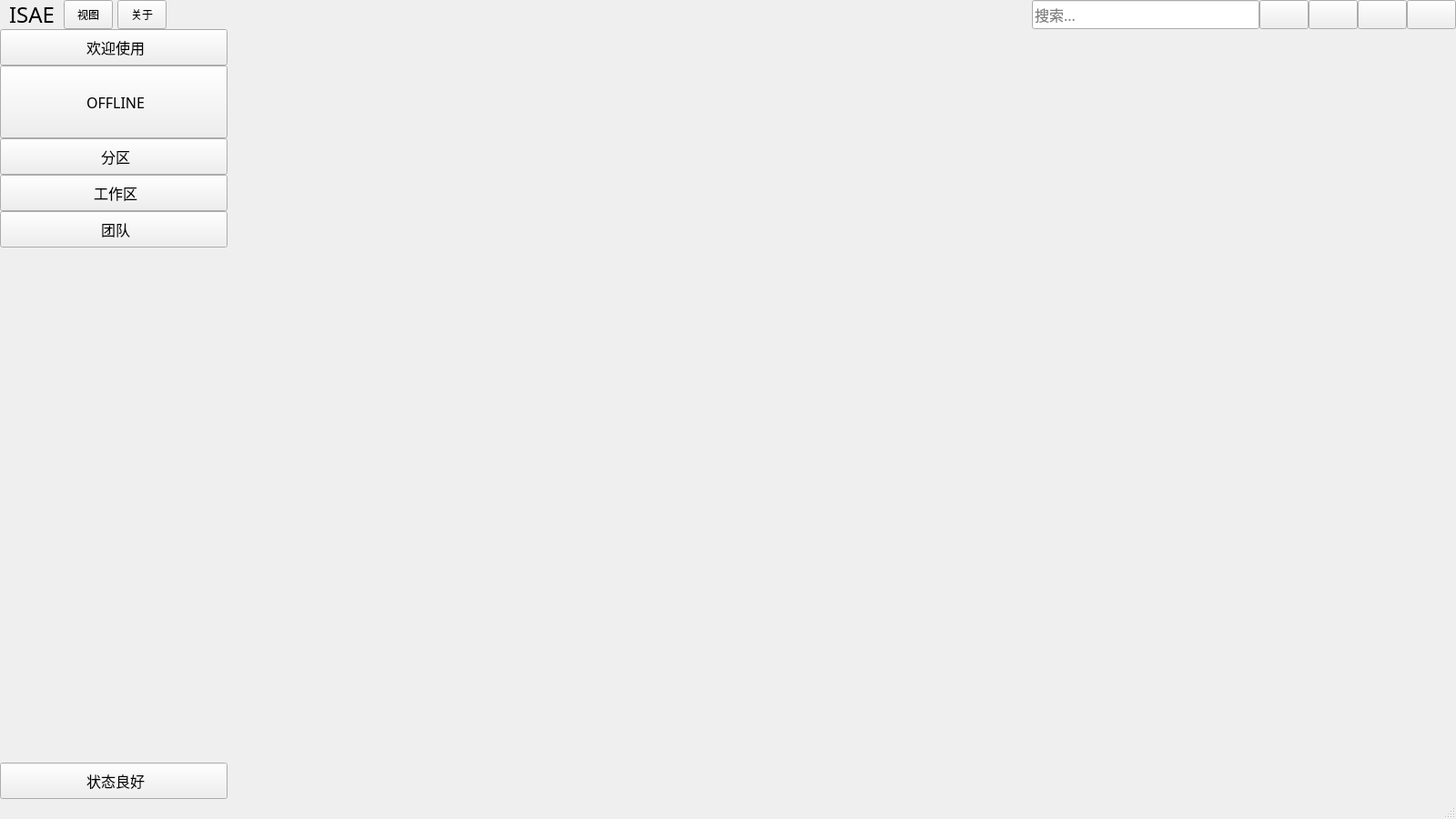
<?xml version="1.0" encoding="UTF-8"?>
<ui version="4.0">
 <class>MainApp</class>
 <widget class="QMainWindow" name="MainApp">
  <property name="geometry">
   <rect>
    <x>0</x>
    <y>0</y>
    <width>1600</width>
    <height>900</height>
   </rect>
  </property>
  <property name="minimumSize">
   <size>
    <width>660</width>
    <height>350</height>
   </size>
  </property>
  <property name="windowTitle">
   <string>MainWindow</string>
  </property>
  <property name="styleSheet">
   <string notr="true"/>
  </property>
  <widget class="QWidget" name="centralwidget">
   <layout class="QVBoxLayout" name="centralwidgetLayout">
    <property name="spacing">
     <number>0</number>
    </property>
    <property name="leftMargin">
     <number>0</number>
    </property>
    <property name="topMargin">
     <number>0</number>
    </property>
    <property name="rightMargin">
     <number>0</number>
    </property>
    <property name="bottomMargin">
     <number>0</number>
    </property>
    <item>
     <widget class="QWidget" name="titleWidget" native="true">
      <property name="minimumSize">
       <size>
        <width>0</width>
        <height>32</height>
       </size>
      </property>
      <property name="maximumSize">
       <size>
        <width>16777215</width>
        <height>32</height>
       </size>
      </property>
      <layout class="QHBoxLayout" name="titleLayout">
       <property name="spacing">
        <number>0</number>
       </property>
       <property name="leftMargin">
        <number>10</number>
       </property>
       <property name="topMargin">
        <number>0</number>
       </property>
       <property name="rightMargin">
        <number>0</number>
       </property>
       <property name="bottomMargin">
        <number>0</number>
       </property>
       <item>
        <widget class="QLabel" name="windowTitle">
         <property name="font">
          <font>
           <family>Earth Orbiter</family>
           <pointsize>18</pointsize>
          </font>
         </property>
         <property name="text">
          <string>ISAE</string>
         </property>
         <property name="textFormat">
          <enum>Qt::PlainText</enum>
         </property>
         <property name="RxLabelStyle" stdset="0">
          <string>title</string>
         </property>
        </widget>
       </item>
       <item>
        <layout class="QHBoxLayout" name="menuLayout">
         <property name="spacing">
          <number>5</number>
         </property>
         <property name="leftMargin">
          <number>10</number>
         </property>
         <item>
          <widget class="MenuButton" name="visionButton">
           <property name="minimumSize">
            <size>
             <width>54</width>
             <height>32</height>
            </size>
           </property>
           <property name="maximumSize">
            <size>
             <width>16777215</width>
             <height>32</height>
            </size>
           </property>
           <property name="text">
            <string>视图</string>
           </property>
           <property name="RxButtonStyle" stdset="0">
            <string>menu</string>
           </property>
          </widget>
         </item>
         <item>
          <widget class="MenuButton" name="aboutButton">
           <property name="minimumSize">
            <size>
             <width>54</width>
             <height>32</height>
            </size>
           </property>
           <property name="text">
            <string>关于</string>
           </property>
           <property name="RxButtonStyle" stdset="0">
            <string>menu</string>
           </property>
          </widget>
         </item>
        </layout>
       </item>
       <item>
        <spacer name="titleSpacer">
         <property name="orientation">
          <enum>Qt::Horizontal</enum>
         </property>
         <property name="sizeHint" stdset="0">
          <size>
           <width>40</width>
           <height>20</height>
          </size>
         </property>
        </spacer>
       </item>
       <item>
        <widget class="QLineEdit" name="globalSearchBar">
         <property name="sizePolicy">
          <sizepolicy hsizetype="Preferred" vsizetype="Fixed">
           <horstretch>0</horstretch>
           <verstretch>0</verstretch>
          </sizepolicy>
         </property>
         <property name="minimumSize">
          <size>
           <width>250</width>
           <height>32</height>
          </size>
         </property>
         <property name="maximumSize">
          <size>
           <width>250</width>
           <height>32</height>
          </size>
         </property>
         <property name="font">
          <font>
           <family>文泉驿等宽微米黑</family>
           <pointsize>12</pointsize>
          </font>
         </property>
         <property name="placeholderText">
          <string>搜索...</string>
         </property>
         <property name="RxSearchBoxStyle" stdset="0">
          <string>global</string>
         </property>
        </widget>
       </item>
       <item>
        <widget class="QPushButton" name="settingsButton">
         <property name="minimumSize">
          <size>
           <width>54</width>
           <height>32</height>
          </size>
         </property>
         <property name="maximumSize">
          <size>
           <width>54</width>
           <height>32</height>
          </size>
         </property>
         <property name="text">
          <string/>
         </property>
         <property name="icon">
          <iconset resource="../resources/app.qrc">
           <normaloff>:/assets/settings.svg</normaloff>:/assets/settings.svg</iconset>
         </property>
         <property name="iconSize">
          <size>
           <width>20</width>
           <height>20</height>
          </size>
         </property>
         <property name="RxButtonStyle" stdset="0">
          <string>windowOperator</string>
         </property>
        </widget>
       </item>
       <item>
        <widget class="QPushButton" name="minimizedButton">
         <property name="minimumSize">
          <size>
           <width>54</width>
           <height>32</height>
          </size>
         </property>
         <property name="maximumSize">
          <size>
           <width>54</width>
           <height>32</height>
          </size>
         </property>
         <property name="text">
          <string/>
         </property>
         <property name="icon">
          <iconset resource="../resources/app.qrc">
           <normaloff>:/assets/mini.svg</normaloff>:/assets/mini.svg</iconset>
         </property>
         <property name="RxButtonStyle" stdset="0">
          <string>windowOperator</string>
         </property>
        </widget>
       </item>
       <item>
        <widget class="QPushButton" name="maximizedButton">
         <property name="minimumSize">
          <size>
           <width>54</width>
           <height>32</height>
          </size>
         </property>
         <property name="maximumSize">
          <size>
           <width>54</width>
           <height>32</height>
          </size>
         </property>
         <property name="text">
          <string/>
         </property>
         <property name="icon">
          <iconset resource="../resources/app.qrc">
           <normaloff>:/assets/max.svg</normaloff>:/assets/max.svg</iconset>
         </property>
         <property name="RxButtonStyle" stdset="0">
          <string>windowOperator</string>
         </property>
        </widget>
       </item>
       <item>
        <widget class="QPushButton" name="closeButton">
         <property name="minimumSize">
          <size>
           <width>54</width>
           <height>32</height>
          </size>
         </property>
         <property name="maximumSize">
          <size>
           <width>54</width>
           <height>32</height>
          </size>
         </property>
         <property name="text">
          <string/>
         </property>
         <property name="icon">
          <iconset resource="../resources/app.qrc">
           <normaloff>:/assets/close.svg</normaloff>:/assets/close.svg</iconset>
         </property>
         <property name="iconSize">
          <size>
           <width>24</width>
           <height>24</height>
          </size>
         </property>
         <property name="RxButtonStyle" stdset="0">
          <string>windowOperator</string>
         </property>
        </widget>
       </item>
      </layout>
     </widget>
    </item>
    <item>
     <layout class="QHBoxLayout" name="mainAppLayout">
      <property name="spacing">
       <number>0</number>
      </property>
      <item>
       <widget class="RxAnimatedWidget" name="sideBarWidget" native="true">
        <property name="maximumSize">
         <size>
          <width>250</width>
          <height>16777215</height>
         </size>
        </property>
        <layout class="QVBoxLayout" name="sideBarLayout">
         <property name="spacing">
          <number>0</number>
         </property>
         <property name="leftMargin">
          <number>0</number>
         </property>
         <property name="topMargin">
          <number>0</number>
         </property>
         <property name="rightMargin">
          <number>0</number>
         </property>
         <property name="bottomMargin">
          <number>0</number>
         </property>
         <item>
          <widget class="QPushButton" name="sideBarButton">
           <property name="minimumSize">
            <size>
             <width>0</width>
             <height>40</height>
            </size>
           </property>
           <property name="maximumSize">
            <size>
             <width>16777215</width>
             <height>40</height>
            </size>
           </property>
           <property name="font">
            <font>
             <family>WenQuanYi Microhei mono</family>
             <pointsize>12</pointsize>
             <weight>50</weight>
             <italic>false</italic>
             <bold>false</bold>
            </font>
           </property>
           <property name="text">
            <string> 欢迎使用</string>
           </property>
           <property name="icon">
            <iconset resource="../resources/app.qrc">
             <normaloff>:/assets/menu.svg</normaloff>:/assets/menu.svg</iconset>
           </property>
           <property name="iconSize">
            <size>
             <width>24</width>
             <height>24</height>
            </size>
           </property>
           <property name="checkable">
            <bool>false</bool>
           </property>
           <property name="RxButtonStyle" stdset="0">
            <string>sideBar</string>
           </property>
          </widget>
         </item>
         <item>
          <widget class="QPushButton" name="clientButton">
           <property name="minimumSize">
            <size>
             <width>0</width>
             <height>80</height>
            </size>
           </property>
           <property name="maximumSize">
            <size>
             <width>16777215</width>
             <height>80</height>
            </size>
           </property>
           <property name="font">
            <font>
             <family>WenQuanYi Microhei mono</family>
             <pointsize>12</pointsize>
             <weight>50</weight>
             <italic>false</italic>
             <bold>false</bold>
            </font>
           </property>
           <property name="text">
            <string> OFFLINE</string>
           </property>
           <property name="icon">
            <iconset resource="../resources/app.qrc">
             <normaloff>:/assets/a-z/offline.svg</normaloff>:/assets/a-z/offline.svg</iconset>
           </property>
           <property name="iconSize">
            <size>
             <width>64</width>
             <height>64</height>
            </size>
           </property>
           <property name="RxButtonStyle" stdset="0">
            <string>sideBar</string>
           </property>
          </widget>
         </item>
         <item>
          <widget class="QScrollArea" name="sideBarScrollArea">
           <property name="sizePolicy">
            <sizepolicy hsizetype="Preferred" vsizetype="Expanding">
             <horstretch>0</horstretch>
             <verstretch>0</verstretch>
            </sizepolicy>
           </property>
           <property name="maximumSize">
            <size>
             <width>250</width>
             <height>16777215</height>
            </size>
           </property>
           <property name="styleSheet">
            <string notr="true"/>
           </property>
           <property name="frameShape">
            <enum>QFrame::NoFrame</enum>
           </property>
           <property name="frameShadow">
            <enum>QFrame::Plain</enum>
           </property>
           <property name="lineWidth">
            <number>0</number>
           </property>
           <property name="verticalScrollBarPolicy">
            <enum>Qt::ScrollBarAlwaysOff</enum>
           </property>
           <property name="horizontalScrollBarPolicy">
            <enum>Qt::ScrollBarAlwaysOff</enum>
           </property>
           <property name="widgetResizable">
            <bool>true</bool>
           </property>
           <widget class="QWidget" name="sideBarContent">
            <property name="geometry">
             <rect>
              <x>0</x>
              <y>0</y>
              <width>250</width>
              <height>681</height>
             </rect>
            </property>
            <property name="styleSheet">
             <string notr="true"/>
            </property>
            <layout class="QVBoxLayout" name="sideBarContentLayout">
             <property name="spacing">
              <number>0</number>
             </property>
             <property name="leftMargin">
              <number>0</number>
             </property>
             <property name="topMargin">
              <number>0</number>
             </property>
             <property name="rightMargin">
              <number>0</number>
             </property>
             <property name="bottomMargin">
              <number>0</number>
             </property>
             <item>
              <widget class="QPushButton" name="appsAreaButton">
               <property name="minimumSize">
                <size>
                 <width>0</width>
                 <height>40</height>
                </size>
               </property>
               <property name="maximumSize">
                <size>
                 <width>16777215</width>
                 <height>40</height>
                </size>
               </property>
               <property name="font">
                <font>
                 <family>WenQuanYi Microhei mono</family>
                 <pointsize>12</pointsize>
                 <weight>50</weight>
                 <italic>false</italic>
                 <bold>false</bold>
                </font>
               </property>
               <property name="text">
                <string> 分区</string>
               </property>
               <property name="icon">
                <iconset resource="../resources/app.qrc">
                 <normaloff>:/assets/apps.svg</normaloff>:/assets/apps.svg</iconset>
               </property>
               <property name="iconSize">
                <size>
                 <width>24</width>
                 <height>24</height>
                </size>
               </property>
               <property name="RxButtonStyle" stdset="0">
                <string>sideBar</string>
               </property>
              </widget>
             </item>
             <item>
              <widget class="RxAnimatedWidget" name="appsAreaContent" native="true">
               <layout class="QVBoxLayout" name="appsAreaLayout">
                <property name="spacing">
                 <number>0</number>
                </property>
                <property name="leftMargin">
                 <number>0</number>
                </property>
                <property name="topMargin">
                 <number>0</number>
                </property>
                <property name="rightMargin">
                 <number>0</number>
                </property>
                <property name="bottomMargin">
                 <number>0</number>
                </property>
               </layout>
              </widget>
             </item>
             <item>
              <widget class="QPushButton" name="workspaceAreaButton">
               <property name="minimumSize">
                <size>
                 <width>0</width>
                 <height>40</height>
                </size>
               </property>
               <property name="maximumSize">
                <size>
                 <width>16777215</width>
                 <height>40</height>
                </size>
               </property>
               <property name="font">
                <font>
                 <family>WenQuanYi Microhei mono</family>
                 <pointsize>12</pointsize>
                 <weight>50</weight>
                 <italic>false</italic>
                 <bold>false</bold>
                </font>
               </property>
               <property name="text">
                <string> 工作区</string>
               </property>
               <property name="icon">
                <iconset resource="../resources/app.qrc">
                 <normaloff>:/assets/workspace.svg</normaloff>:/assets/workspace.svg</iconset>
               </property>
               <property name="iconSize">
                <size>
                 <width>24</width>
                 <height>24</height>
                </size>
               </property>
               <property name="RxButtonStyle" stdset="0">
                <string>sideBar</string>
               </property>
              </widget>
             </item>
             <item>
              <widget class="RxAnimatedWidget" name="workspaceAreaContent" native="true">
               <layout class="QVBoxLayout" name="workspaceAreaLayout">
                <property name="spacing">
                 <number>0</number>
                </property>
                <property name="leftMargin">
                 <number>0</number>
                </property>
                <property name="topMargin">
                 <number>0</number>
                </property>
                <property name="rightMargin">
                 <number>0</number>
                </property>
                <property name="bottomMargin">
                 <number>0</number>
                </property>
               </layout>
              </widget>
             </item>
             <item>
              <widget class="QPushButton" name="teamAreaButton">
               <property name="minimumSize">
                <size>
                 <width>0</width>
                 <height>40</height>
                </size>
               </property>
               <property name="maximumSize">
                <size>
                 <width>16777215</width>
                 <height>40</height>
                </size>
               </property>
               <property name="font">
                <font>
                 <family>WenQuanYi Microhei mono</family>
                 <pointsize>12</pointsize>
                 <weight>50</weight>
                 <italic>false</italic>
                 <bold>false</bold>
                </font>
               </property>
               <property name="text">
                <string> 团队</string>
               </property>
               <property name="icon">
                <iconset resource="../resources/app.qrc">
                 <normaloff>:/assets/team.svg</normaloff>:/assets/team.svg</iconset>
               </property>
               <property name="iconSize">
                <size>
                 <width>24</width>
                 <height>24</height>
                </size>
               </property>
               <property name="RxButtonStyle" stdset="0">
                <string>sideBar</string>
               </property>
              </widget>
             </item>
             <item>
              <widget class="RxAnimatedWidget" name="teamAreaContent" native="true">
               <layout class="QVBoxLayout" name="teamAreaLayout">
                <property name="spacing">
                 <number>0</number>
                </property>
                <property name="leftMargin">
                 <number>0</number>
                </property>
                <property name="topMargin">
                 <number>0</number>
                </property>
                <property name="rightMargin">
                 <number>0</number>
                </property>
                <property name="bottomMargin">
                 <number>0</number>
                </property>
               </layout>
              </widget>
             </item>
             <item>
              <spacer name="sideBarSpacer">
               <property name="orientation">
                <enum>Qt::Vertical</enum>
               </property>
               <property name="sizeHint" stdset="0">
                <size>
                 <width>20</width>
                 <height>494</height>
                </size>
               </property>
              </spacer>
             </item>
            </layout>
           </widget>
          </widget>
         </item>
         <item>
          <widget class="QPushButton" name="statusButton">
           <property name="minimumSize">
            <size>
             <width>0</width>
             <height>40</height>
            </size>
           </property>
           <property name="maximumSize">
            <size>
             <width>16777215</width>
             <height>40</height>
            </size>
           </property>
           <property name="font">
            <font>
             <family>WenQuanYi Microhei mono</family>
             <pointsize>12</pointsize>
             <weight>50</weight>
             <italic>false</italic>
             <bold>false</bold>
            </font>
           </property>
           <property name="text">
            <string> 状态良好</string>
           </property>
           <property name="icon">
            <iconset resource="../resources/app.qrc">
             <normaloff>:/assets/ok.svg</normaloff>:/assets/ok.svg</iconset>
           </property>
           <property name="iconSize">
            <size>
             <width>24</width>
             <height>24</height>
            </size>
           </property>
           <property name="RxButtonStyle" stdset="0">
            <string>sideBar</string>
           </property>
          </widget>
         </item>
        </layout>
       </widget>
      </item>
      <item>
       <widget class="ads::CDockManager" name="pluginWindowDockArea" native="true">
        <property name="styleSheet">
         <string notr="true"/>
        </property>
       </widget>
      </item>
     </layout>
    </item>
   </layout>
  </widget>
  <widget class="QStatusBar" name="statusBar"/>
 </widget>
 <customwidgets>
  <customwidget>
   <class>RxAnimatedWidget</class>
   <extends>QWidget</extends>
   <header location="global">RxAnimatedWidget.h</header>
   <container>1</container>
  </customwidget>
  <customwidget>
   <class>ads::CDockManager</class>
   <extends>QWidget</extends>
   <header location="global">DockManager.h</header>
   <container>1</container>
  </customwidget>
  <customwidget>
   <class>MenuButton</class>
   <extends>QToolButton</extends>
   <header location="global">menubutton.h</header>
  </customwidget>
 </customwidgets>
 <resources>
  <include location="../resources/app.qrc"/>
 </resources>
 <connections/>
</ui>
